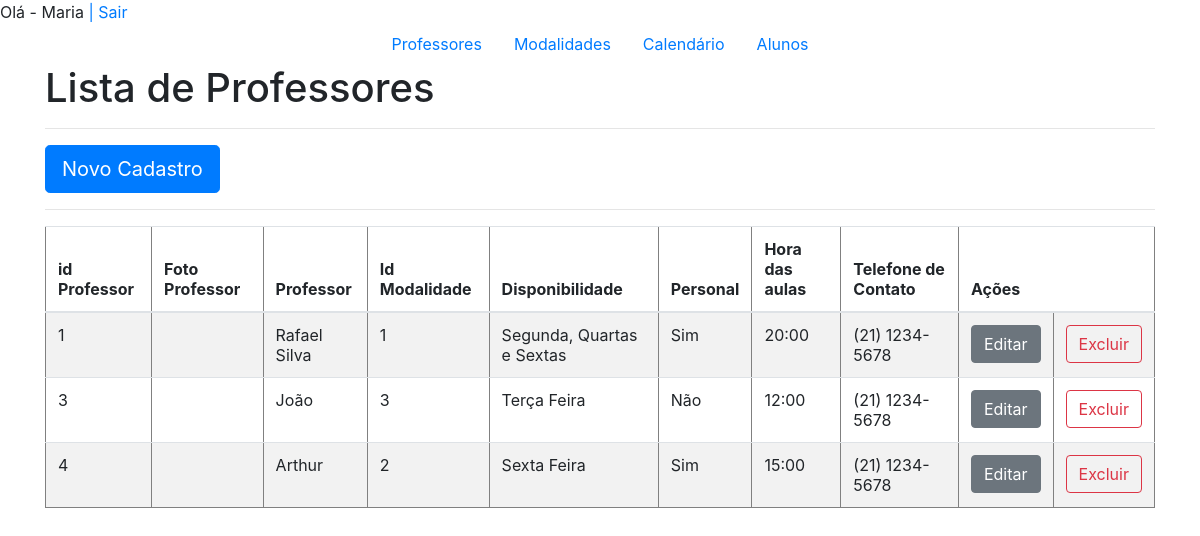
The app's page /adm/administrativo.php (signed in) with its own data.
### tables this page shows
CREATE TABLE `tblprofessores` (
  `idprofessor` int(11) NOT NULL,
  `fotoProf` varchar(50) NOT NULL,
  `nomeProf` varchar(150) NOT NULL,
  `idmodalidade` int(11) NOT NULL,
  `dispon` varchar(50) NOT NULL,
  `personal` varchar(10) NOT NULL,
  `horaaula` varchar(10) NOT NULL,
  `telefoneProf` varchar(20) NOT NULL
);

### adm/administrativo.php (the view, shortened to what this page needs)
<?php
echo "Olá - ".$_SESSION['usuarioNome'];
echo "<a href='../index.html'>     |     Sair</a>";
?>
<?php
include('../conexao.php');
try{
    $sql = "SELECT * from tblprofessores";
    $qry = $con->query($sql);
    $professores = $qry->fetchAll(PDO::FETCH_OBJ);
} catch(PDOException $e){
    echo $e->getMessage();
}
?>
<!DOCTYPE html>
<html lang="en">
<head>
    <link rel="stylesheet" href="https://stackpath.bootstrapcdn.com/bootstrap/4.1.3/css/bootstrap.min.css">
</head>
<body>
<div class="container">
<ul class="nav justify-content-center">
  <li class="nav-item">
    <a class="nav-link" href="listarprofessores.php">Professores</a>
  </li>
  <li class="nav-item">
    <a class="nav-link" href="#">Modalidades</a>
  </li>
  <li class="nav-item">
    <a class="nav-link" href="#">Calendário</a>
  </li>
  <li class="nav-item">
    <a class="nav-link" href="#">Alunos</a>
  </li>
 </ul>
<h1>Lista de Professores</h1>
<hr>
<a href="frmprofessor.php" <button type="button" class="btn btn-primary btn-lg">Novo Cadastro</button></a>
<hr>
<table border=1 class="table table-striped table table-hover">
    <thead>
        <tr>
           <th>id Professor</th>
           <th>Foto Professor</th>
           <th>Professor</th>
           <th>Id Modalidade</th>
           <th>Disponibilidade</th>
           <th>Personal</th>
           <th>Hora das aulas</th>
           <th>Telefone de Contato</th>
           <th colspan=2>Ações</th>
        </tr>
    </thead>
    <tbody>
        <?php foreach($professores as $professor) { ?>
        <tr>
            <td><?php echo $professor->idprofessor ?></td>
            <td><?php echo $professor->fotoProf ?></td>
            <td><?php echo $professor->nomeProf ?></td>
            <td><?php echo $professor->idmodalidade ?></td>
            <td><?php echo $professor->dispon ?></td>
            <td><?php echo $professor->personal ?></td>
            <td><?php echo $professor->horaaula ?></td>
            <td><?php echo $professor->telefoneProf ?></td>
            <td><a href="frmprofessor.php?idprofessor=<?php echo $professor->idprofessor ?>"<button type="button" class="btn btn-secondary">Editar</button></a></td>
            <td><a href="frmprofessor.php?op=del&idprofessor=<?php echo  $professor->idprofessor ?>"<button type="button" class="btn btn-outline-danger">Excluir</button></a></td>
        </tr>
        <?php } ?>
    </tbody>
</table>
</div>
</body>
</html>

### records on screen
tblprofessores: idprofessor "1", nomeProf "Rafael Silva", idmodalidade "1", dispon "Segunda, Quartas e Sextas", personal "Sim", horaaula "20:00", telefoneProf "(21) 1234-5678"
tblprofessores: idprofessor "3", nomeProf "João", idmodalidade "3", dispon "Terça Feira", personal "Não", horaaula "12:00", telefoneProf "(21) 1234-5678"
tblprofessores: idprofessor "4", nomeProf "Arthur", idmodalidade "2", dispon "Sexta Feira", personal "Sim", horaaula "15:00", telefoneProf "(21) 1234-5678"

### other values on screen
$_SESSION['usuarioNome'] "Maria"
